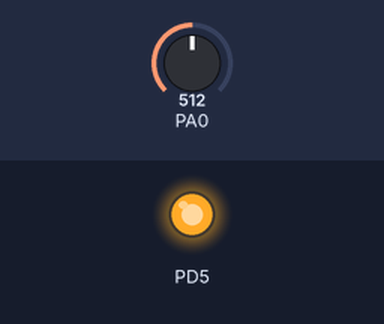
Simulated run of this program. Board: ATmega32, built with avr-gcc and emulated at 8 MHz. On the bench: output pins drawn as LEDs (lit = HIGH). The inputs (shaded band) are chosen by the test bench; at power-on: PA0 = 512.

Above: at 1.2 s.
1.3 s: PA0 set to 504
At 1.8 s:
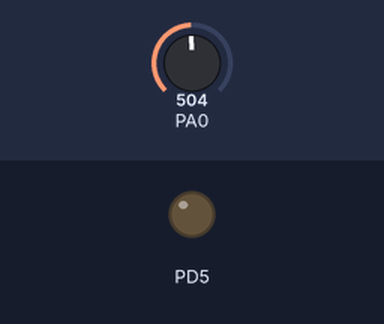
2.8 s: PA0 set to 522
At 4.0 s:
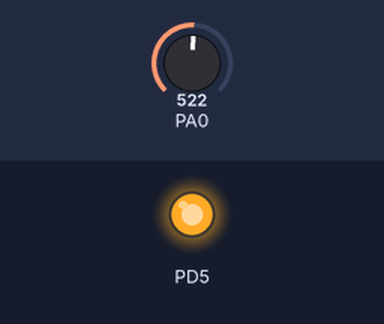
4.3 s: PA0 set to 511
At 5.2 s:
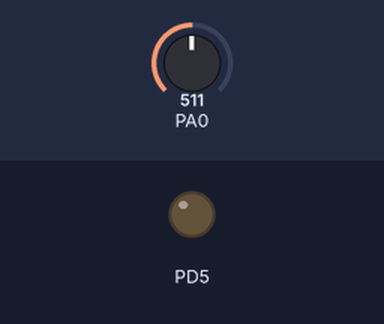
Timing chart, 0 to 7.3 s (numbered marks = the images above; inputs shaded):
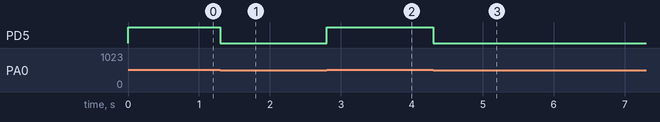

The program:

main.c
```c
/*
 * main.c
 *
 *  Created on: Oct 15, 2021
 *      Author: Kero Adel
 */
#include "ADC_int.h"
#include "../MCAL/DIO/DIO_int.h"

void main(void)
{
	u16 digital;
	ADC_vidADCInit();
	DIO_u8setPinDir(PORT_D, PIN_5, OUTPUT);

	while(1)
	{
		digital = ADC_u8ADCRead(0);

//		digital >>= 2;

		if(digital >= 512)
		{
			DIO_u8setPinVal(PORT_D, PIN_5, HIGH);

		}

		else
		{
			DIO_u8setPinVal(PORT_D, PIN_5, LOW);
		}

	}
}
```

ADC_int.h
```c
/*
 * ADC_int.h
 *
 *  Created on: Oct 15, 2021
 *      Author: Kero Adel
 */
#include "../Libs/stdtypes.h"

#ifndef ADC_ADC_INT_H_
#define ADC_ADC_INT_H_

void ADC_vidADCInit(void);
u16 ADC_u8ADCRead(u8 copy_u8Channel);

#endif /* ADC_ADC_INT_H_ */
```

ADC_prg.c
```c
/*
 * ADC_prg.c
 *
 *  Created on: Oct 15, 2021
 *      Author: Kero Adel
 */
#include "ADC_int.h"
#include "ADC_reg.h"
#include "../MCAL/DIO/DIO_int.h"
#include "../Libs/bitmath.h"


void ADC_vidADCInit(void)
{
	/*ENABLE*/
	SET_BIT(ADCSRA_REG, 7);

	/*VRef*/
	SET_BIT(ADMUX_REG, 6);
	CLR_BIT(ADMUX_REG, 7);

	/*Res = 10 bit*/
	CLR_BIT(ADMUX_REG, 5);

	/*Single Conv*/
	CLR_BIT(ADCSRA_REG, 5);

	/*Prescalar*/
	SET_BIT(ADCSRA_REG, 0);
	CLR_BIT(ADCSRA_REG, 1);
	SET_BIT(ADCSRA_REG, 2);
}


u16 ADC_u8ADCRead(u8 copy_u8Channel)
{
	u16 local_u16DigitalRead;
	ADMUX_REG &= 0b11100000;
	ADMUX_REG |= copy_u8Channel;

	SET_BIT(ADCSRA_REG, 6);

	while(GET_BIT(ADCSRA_REG, 4)==0);

	SET_BIT(ADCSRA_REG, 4);

	local_u16DigitalRead = ADCL_REG;
	local_u16DigitalRead |= ADCH_REG<<8;

	return local_u16DigitalRead;
}
```

ADC_reg.h
```c
/*
 * ADC_reg.h
 *
 *  Created on: Oct 15, 2021
 *      Author: Kero Adel
 */

#ifndef ADC_ADC_REG_H_
#define ADC_ADC_REG_H_

#define ADMUX_REG				(*((volatile u8*)0x27))
#define ADCSRA_REG				(*((volatile u8*)0x26))
#define SFIOR_REG				(*((volatile u8*)0x50))
#define ADCL_REG				(*((volatile u8*)0x24))
#define ADCH_REG				(*((volatile u8*)0x25))

#endif /* ADC_ADC_REG_H_ */
```

bitmath.h
```c
#ifndef LIB_BITMATH_H_
#define LIB_BITMATH_H_

#include"stdtypes.h"

#define CLR_BIT(Copy_u8reg,Copy_u8pin) 		Copy_u8reg &= ~(1<<(Copy_u8pin))
#define SET_BIT(Copy_u8reg,Copy_u8pin) 		Copy_u8reg |= (1<<(Copy_u8pin))
#define TOGGLE_BIT(Copy_u8reg,Copy_u8pin)	Copy_u8reg ^= (1<<(Copy_u8pin))
#define GET_BIT(Copy_u8reg,Copy_u8pin)		((Copy_u8reg&(1<<Copy_u8pin))>>(Copy_u8pin))

#endif /* LIB_BITMATH_H_ */
```

stderrors.h
```c
#ifndef LIB_STDERRORS_H_
#define LIB_STDERRORS_H_

#define RT_OK (u8)0
#define RT_NOK (u8)1


#endif /* LIB_STDERRORS_H_ */
```

stdtypes.h
```c
#ifndef STDTYPES_H_
#define STDTYPES_H_


typedef unsigned char u8;
typedef signed char s8;
typedef unsigned short int u16;
typedef signed short int s16;
typedef unsigned long int u32;
typedef signed long int s32;
typedef float f32;
typedef double f64;

#endif
```

DIO_Prg.c
```c
#include "DIO_int.h"
#include "../../Libs/stderrors.h"
#include "DIO_Reg.h"
#include "../../Libs/bitmath.h"

/*PORT level*/
u8 DIO_u8setPortDir(u8 Copy_u8port , u8 Copy_u8dir)
{
	u8 local_u8errStatus = RT_OK ;
	switch(Copy_u8port)
	{
	case PORT_A:
		DDRA_REG=Copy_u8dir;
		break;
	case PORT_B:
		DDRB_REG=Copy_u8dir;
		break;
	case PORT_C:
		DDRC_REG=Copy_u8dir;
		break;
	case PORT_D:
		DDRD_REG=Copy_u8dir;
		break;
	default:
		local_u8errStatus = RT_NOK ;
	}
	return local_u8errStatus ;
}

u8 DIO_u8setPortVal(u8 Copy_u8port , u8 Copy_u8dval)
{
	u8 local_u8errStatus = RT_OK ;
	switch(Copy_u8port)
	{
	case PORT_A:
		PORTA_REG=Copy_u8dval;
		break;
	case PORT_B:
		PORTB_REG=Copy_u8dval;
		break;
	case PORT_C:
		PORTC_REG=Copy_u8dval;
		break;
	case PORT_D:
		PORTD_REG=Copy_u8dval;
		break;
	default:
		local_u8errStatus = RT_NOK ;
	}
	return local_u8errStatus ;
}

u8 DIO_u8getPortVal(u8 Copy_u8port , u8* Copy_u8pval)
{
	u8 local_u8errStatus = RT_OK ;
	switch(Copy_u8port)
	{
	case PORT_A:
		*Copy_u8pval=PINA_REG;
		break;
	case PORT_B:
		*Copy_u8pval=PINB_REG;
		break;
	case PORT_C:
		*Copy_u8pval=PINC_REG;
		break;
	case PORT_D:
		*Copy_u8pval=PIND_REG;
		break;
	default:
		local_u8errStatus = RT_NOK ;
	}
	return local_u8errStatus ;
}
/*PIN level*/
u8 DIO_u8setPinDir(u8 Copy_u8port , u8 Copy_u8pin , u8 Copy_u8dir)
{
	u8 local_u8errStatus = RT_OK ;
	if(Copy_u8pin >= PIN_0 && Copy_u8pin <= PIN_7 )
	{
		if(Copy_u8dir == INPUT)
		{
			switch(Copy_u8port)
			{
			case PORT_A:
				CLR_BIT(DDRA_REG,Copy_u8pin);
				break;
			case PORT_B:
				CLR_BIT(DDRB_REG,Copy_u8pin);
				break;
			case PORT_C:
				CLR_BIT(DDRC_REG,Copy_u8pin);
				break;
			case PORT_D:
				CLR_BIT(DDRD_REG,Copy_u8pin);
				break;
			default:
				local_u8errStatus = RT_NOK ;
			}
		}
		else if(Copy_u8dir == OUTPUT)
		{
			switch(Copy_u8port)
			{
			case PORT_A:
				SET_BIT(DDRA_REG,Copy_u8pin);
				break;
			case PORT_B:
				SET_BIT(DDRB_REG,Copy_u8pin);
				break;
			case PORT_C:
				SET_BIT(DDRC_REG,Copy_u8pin);
				break;
			case PORT_D:
				SET_BIT(DDRD_REG,Copy_u8pin);
				break;
			default:
				local_u8errStatus = RT_NOK ;
			}
		}
		else
		{
			local_u8errStatus = RT_NOK ;
		}
	}
	else
	{
		local_u8errStatus = RT_NOK ;
	}
	return local_u8errStatus ;
}

u8 DIO_u8setPinVal(u8 Copy_u8port , u8 Copy_u8pin , u8 Copy_u8val)
{
	u8 local_u8errStatus = RT_OK ;
	if(Copy_u8pin >= PIN_0 && Copy_u8pin <= PIN_7 )
	{
		if(Copy_u8val == LOW)
		{
			switch(Copy_u8port)
			{
			case PORT_A:
				CLR_BIT(PORTA_REG,Copy_u8pin);
				break;
			case PORT_B:
				CLR_BIT(PORTB_REG,Copy_u8pin);
				break;
			case PORT_C:
				CLR_BIT(PORTC_REG,Copy_u8pin);
				break;
			case PORT_D:
				CLR_BIT(PORTD_REG,Copy_u8pin);
				break;
			default:
				local_u8errStatus = RT_NOK ;
			}
		}
		else if(Copy_u8val == HIGH)
		{
			switch(Copy_u8port)
			{
			case PORT_A:
				SET_BIT(PORTA_REG,Copy_u8pin);
				break;
			case PORT_B:
				SET_BIT(PORTB_REG,Copy_u8pin);
				break;
			case PORT_C:
				SET_BIT(PORTC_REG,Copy_u8pin);
				break;
			case PORT_D:
				SET_BIT(PORTD_REG,Copy_u8pin);
				break;
			default:
				local_u8errStatus = RT_NOK ;
			}
		}
		else
		{
			local_u8errStatus = RT_NOK ;
		}
	}
	else
	{
		local_u8errStatus = RT_NOK ;
	}
	return local_u8errStatus ;
}

u8 DIO_u8getPinVal(u8 Copy_u8port , u8 Copy_u8pin , u8* Copy_u8pval)
{
	u8 local_u8errStatus = RT_OK ;
	if(Copy_u8pin <= PIN_7 )
	{
		switch(Copy_u8port)
		{
		case PORT_A:
			*Copy_u8pval=GET_BIT(PINA_REG,Copy_u8pin);
			break;
		case PORT_B:
			*Copy_u8pval=GET_BIT(PINB_REG,Copy_u8pin);
			break;
		case PORT_C:
			*Copy_u8pval=GET_BIT(PINC_REG,Copy_u8pin);
			break;
		case PORT_D:
			*Copy_u8pval=GET_BIT(PIND_REG,Copy_u8pin);
			break;
		default:
			local_u8errStatus = RT_NOK ;
		}
	}
	else
	{
		local_u8errStatus = RT_NOK ;
	}
	return local_u8errStatus ;
}
```

DIO_int.h
```c
#ifndef DIO_V1_DIO_INT_H_
#define DIO_V1_DIO_INT_H_

#include "../../Libs/stdtypes.h"

//Macros
/*PIN level*/
#define PORT_A 			(u8)0
#define PORT_B 			(u8)1
#define PORT_C 			(u8)2
#define PORT_D 			(u8)3
#define PIN_0 			(u8)0
#define PIN_1 			(u8)1
#define PIN_2 			(u8)2
#define PIN_3 			(u8)3
#define PIN_4 			(u8)4
#define PIN_5 			(u8)5
#define PIN_6 			(u8)6
#define PIN_7 			(u8)7
#define INPUT 			(u8)0
#define OUTPUT			(u8)1
#define LOW 			(u8)0
#define HIGH 			(u8)1
/*PORT level*/
#define FULL_INPUT 		0x00
#define FULL_OUTPUT		0xff
#define FULL_LOW 		0x00
#define FULL_HIGH 		0xff
// function prototypes
/* PORT level */
u8 DIO_u8setPortDir(u8 Copy_u8port , u8 Copy_u8dir);
u8 DIO_u8setPortVal(u8 Copy_u8port , u8 Copy_u8val);
u8 DIO_u8getPortVal(u8 Copy_u8port , u8* Copy_u8pval);
/* PIN level */
u8 DIO_u8setPinDir(u8 Copy_u8port , u8 Copy_u8pin , u8 Copy_u8dir);
u8 DIO_u8setPinVal(u8 Copy_u8port , u8 Copy_u8pin , u8 Copy_u8val);
u8 DIO_u8getPinVal(u8 Copy_u8port , u8 Copy_u8pin , u8* Copy_u8pval);

#endif /* DIO_V1_DIO_INT_H_ */
```

DIO_reg.h
```c
#include "../../Libs/stdtypes.h"


#ifndef DIO_REG_H_
#define DIO_REG_H_

#define DDRA_REG (*((volatile u8*)0x3A))
#define PORTA_REG (*((volatile u8*)0x3B))
#define PINA_REG (*((volatile u8*)0x39))

#define DDRB_REG (*((volatile u8*)0x37))
#define PORTB_REG (*((volatile u8*)0x38))
#define PINB_REG (*((volatile u8*)0x36))

#define DDRC_REG (*((volatile u8*)0x34))
#define PORTC_REG (*((volatile u8*)0x35))
#define PINC_REG (*((volatile u8*)0x33))

#define DDRD_REG (*((volatile u8*)0x31))
#define PORTD_REG (*((volatile u8*)0x32))
#define PIND_REG (*((volatile u8*)0x30))


#endif /* DIO_REG_H_ */
```

Measured:
- the behaviour switches between 512 and 511 on PA0 (found by bisection; images 0 and 1)
- after the input at 1.3 s, PD5: HIGH → LOW at once
- after the input at 2.8 s, PD5: LOW → HIGH at once
- after the input at 4.3 s, PD5: HIGH → LOW at once
